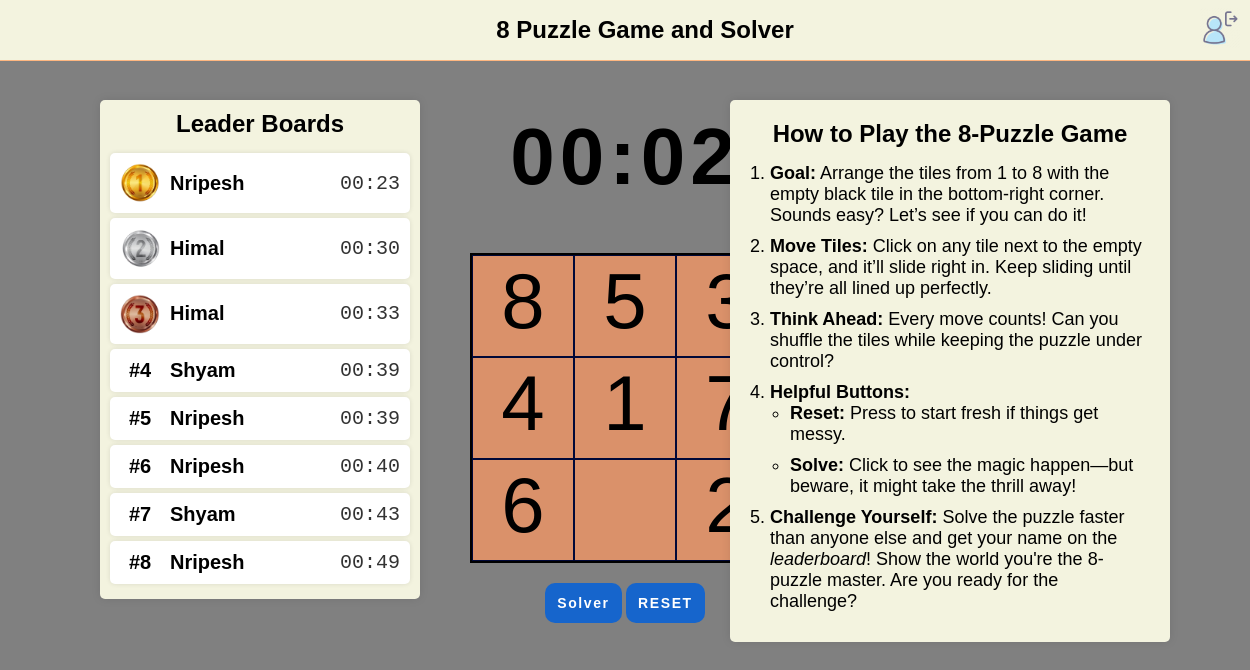
The app's page /game/_8_Puzzle_game.php (signed in) with its own data.
### tables this page shows
CREATE TABLE `timescore` (
  `name` varchar(225) DEFAULT NULL,
  `times` time DEFAULT NULL
);

### game/_8_Puzzle_game.php (the view, shortened to what this page needs)
<?php
$conn = mysqli_connect("localhost", "root", "", "8puzzle");
$sql = "SELECT name, times FROM timescore ORDER BY times ASC LIMIT 8";
$result = mysqli_query($conn, $sql);
$topScores = [];
if ($result) {
    while ($row = mysqli_fetch_assoc($result)) {
        $topScores[] = $row;
    }
}
?>
<!DOCTYPE html>
<html lang="en">
<head>
  <link rel="stylesheet" href="_8_Puzzle_game.css">
  <link rel="stylesheet" href="model.css">
  <link rel="stylesheet" href="../navbar/navbar.css">
</head>
<body style="background-color: grey;">
<?php include('../navbar/navbar.php'); ?>
  <div id="how_to_play_container">
    <h2>How to Play the 8-Puzzle Game</h2>
    <ol>
        <li><strong>Goal:</strong> Arrange the tiles from 1 to 8 with the empty black tile in the bottom-right corner. Sounds easy? Let’s see if you can do it!</li>
        <li><strong>Move Tiles:</strong> Click on any tile next to the empty space, and it’ll slide right in. Keep sliding until they’re all lined up perfectly.</li>
        <li><strong>Think Ahead:</strong> Every move counts! Can you shuffle the tiles while keeping the puzzle under control?</li>
        <li><strong>Helpful Buttons:</strong>
            <ul>
                <li><strong>Reset:</strong> Press to start fresh if things get messy.</li>
                <li><strong>Solve:</strong> Click to see the magic happen—but beware, it might take the thrill away!</li>
            </ul>
        </li>
        <li><strong>Challenge Yourself:</strong> Solve the puzzle faster than anyone else and get your name on the <em>leaderboard</em>! Show the world you're the 8-puzzle master. Are you ready for the challenge?</li>
    </ol>
</div>
<div id="top_scores">
    <h2>Leader Boards</h2>
    <ul>
        <?php
        if (!empty($topScores)) {
            $rank = 1;
            foreach ($topScores as $score) {
                echo "<li>
                        <span class='rank'>";
                if ($rank == 1) {
                    echo "<img src='icon/gold.png' class='medal' alt='Gold Medal' />";
                } elseif ($rank == 2) {
                    echo "<img src='icon/silver.png' class='medal' alt='Silver Medal' />";
                } elseif ($rank == 3) {
                    echo "<img src='icon/bronze.png' class='medal' alt='Bronze Medal' />";
                } else {
                    echo "#" . $rank;
                }
                echo "</span>
                        <span class='player_name'>" . htmlspecialchars($score['name']) . "</span>
                        <span class='score_time'>" . htmlspecialchars(substr($score['times'], 0, 5)) . "</span></li>";
                $rank++;
            }
        } else {
            echo "<li>No scores available.</li>";
        }
        ?>
    </ul>
</div>
  <div id="timer">00:00</div>
  <div id="game_area">
  </div>
  <div id="game_controls">
    <button class="btn backHome solver_btn" onclick="location.href='../solver/_8_puzzle.php'">Solver</button>
  </div>
</body>
</html>

### navbar/navbar.php (shortened to what this page needs)
<link rel="stylesheet" href="navbar.css">
<nav class="navbar">
    <div class="logout">
        <form method="POST" style="display: inline;">
            <button class="logout-btn"type="submit" name="logout" style="background: none; border: none; cursor: pointer; padding: 0;">
                <img src="/8puzzle/navbar/icon/logout.png" alt="Logout" style="height: 40px; width: 40px;" />
            </button>
        </form>
    </div>
    <div class="navbar-title">8 Puzzle Game and Solver</div>
</nav>

### game/_8_Puzzle_game.css (style rules this page uses)
* { margin: 0px; padding: 0px; }
#how_to_play_container { position: absolute; right: 80px; top: 100px; background-color: #f3f3df; padding: 20px; border-radius: 5px; box-shadow: 0 0 10px rgba(0, 0, 0, 0.1); width: 400px; }
#how_to_play_container h2 { font-size: 24px; text-align: center; margin-bottom: 15px; }
#how_to_play_container ol { padding-left: 20px; }
#how_to_play_container ul { padding-left: 20px; }
#how_to_play_container li { margin-bottom: 10px; font-size: 18px; }
#timer { font-size: 80px; font-weight: bold; text-align: center; color: black; margin: 50px auto; font-family: 'Orbitron', sans-serif; display: inline-block; letter-spacing: 5px; width: 100%; display: flex; justify-content: center; }
#top_scores { position: absolute; left: 100px; top: 100px; background-color: #f3f3df !important; padding: 20px; border-radius: 5px; box-shadow: 0 0 10px rgba(0, 0, 0, 0.1); width: 350px; }
#top_scores h2 { font-size: 24px; text-align: center; margin-bottom: 15px; }
#top_scores ul { list-style-type: none; padding: 0; }
#top_scores li { margin: 10px 0; font-size: 20px; display: flex; justify-content: space-between; align-items: center; background-color: white; padding: 10px; border-radius: 5px; box-shadow: 0 0 5px rgba(0, 0, 0, 0.1); }
#top_scores li .rank { font-weight: bold; color: #000; font-size: 20px; margin-right: 10px; width: 40px; }
#top_scores li .player_name { font-weight: bold; color: #000; text-align: left; flex: 1; padding-right: 20px; }
#top_scores li .score_time { color: #333; text-align: right; min-width: 100px; font-family: 'Courier New', Courier, monospace; margin-left: 10px; }
.medal { width: 40px; height: auto; margin-right: 5px; vertical-align: middle; }
body { font-family: 'Helvetica'; width: 100%; height: 100%; }
#game_area { height: 306px; width: 306px; margin: 0 auto; display: flex; flex-direction: row; flex-wrap: wrap; border: 2px solid black; }
#game_controls { height: auto; width: 300px; margin: 20px auto 0 auto; text-align: center; }
.backHome, .backHome a { text-decoration: none; padding: 12px; background-color: #1665cc; border: none; border-radius: 10px; color: white; font-size: 14px; font-weight: 600; letter-spacing: 0.1rem; cursor: pointer; }
html { overflow-x: hidden; }
html { scroll-behavior: smooth; }

### navbar/navbar.css (style rules this page uses)
.navbar { display: flex; justify-content: space-between; align-items: center; height: 60px; width: 100%; background-color: #f3f3df; border-bottom: 1px solid #ffb780; padding: 0 20px; position: relative; }
.logout { margin-left: auto; margin-right: 30px; }
.navbar-title { position: absolute; left: 50%; transform: translateX(-50%); text-align: center; font-size: 24px; color: #000; font-weight: bold; }
.logout img { height: 40px; width: 40px; }

### game/_8_Puzzle_game.php (style rules this page uses)
#top_scores { position: absolute; right: 10px; top: 100px; background-color: white; padding: 10px; border-radius: 5px; box-shadow: 0 0 10px rgba(0, 0, 0, 0.1); width: 300px; }
#top_scores h2 { text-align: center; }
#top_scores ul { list-style-type: none; padding: 0; }
#top_scores li { margin: 5px 0; }
#top_scores .rank { text-align: center; }

### records on screen
timescore: name "Nripesh", times "00:23"
timescore: name "Himal", times "00:30"
timescore: name "Himal", times "00:33"
timescore: name "Shyam", times "00:39"
timescore: name "Nripesh", times "00:39"
timescore: name "Nripesh", times "00:40"
timescore: name "Shyam", times "00:43"
timescore: name "Nripesh", times "00:49"
